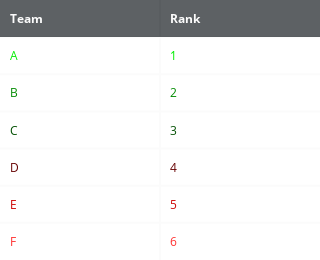

The notebook cell saved with this chart:
### Markdown cell above
## Custom Font Color

### Code cell
text = [['Team', 'Rank'], ['A', 1], ['B', 2], ['C', 3], ['D', 4], ['E', 5], ['F', 6]]
colorscale = [[0, '#272D31'],[.5, '#ffffff'],[1, '#ffffff']]
font=['#FCFCFC', '#00EE00', '#008B00', '#004F00', '#660000', '#CD0000', '#FF3030']
table = ff.create_table(text, 
                        colorscale=colorscale, 
                        font_colors=font)
table.layout.width=250
plotly.offline.iplot(table)

### Figure 1 — Plotly figure (JSON) as saved in the notebook; plotly's stock layout.template omitted (floating-point values rounded to 4 significant figures)
{"data": [{"colorscale": [[0, "#272D31"], [0.5, "#ffffff"], [1, "#ffffff"]], "hoverinfo": "none", "opacity": 0.75, "showscale": false, "type": "heatmap", "z": [[0, 0], [0.5, 0.5], [1, 1], [0.5, 0.5], [1, 1], [0.5, 0.5], [1, 1]]}], "layout": {"annotations": [{"align": "left", "font": {"color": "#FCFCFC"}, "showarrow": false, "text": "<b>Team</b>", "x": -0.45, "xanchor": "left", "xref": "x1", "y": 0, "yref": "y1"}, {"align": "left", "font": {"color": "#FCFCFC"}, "showarrow": false, "text": "<b>Rank</b>", "x": 0.55, "xanchor": "left", "xref": "x1", "y": 0, "yref": "y1"}, {"align": "left", "font": {"color": "#00EE00"}, "showarrow": false, "text": "A", "x": -0.45, "xanchor": "left", "xref": "x1", "y": 1, "yref": "y1"}, {"align": "left", "font": {"color": "#00EE00"}, "showarrow": false, "text": "1", "x": 0.55, "xanchor": "left", "xref": "x1", "y": 1, "yref": "y1"}, {"align": "left", "font": {"color": "#008B00"}, "showarrow": false, "text": "B", "x": -0.45, "xanchor": "left", "xref": "x1", "y": 2, "yref": "y1"}, {"align": "left", "font": {"color": "#008B00"}, "showarrow": false, "text": "2", "x": 0.55, "xanchor": "left", "xref": "x1", "y": 2, "yref": "y1"}, {"align": "left", "font": {"color": "#004F00"}, "showarrow": false, "text": "C", "x": -0.45, "xanchor": "left", "xref": "x1", "y": 3, "yref": "y1"}, {"align": "left", "font": {"color": "#004F00"}, "showarrow": false, "text": "3", "x": 0.55, "xanchor": "left", "xref": "x1", "y": 3, "yref": "y1"}, {"align": "left", "font": {"color": "#660000"}, "showarrow": false, "text": "D", "x": -0.45, "xanchor": "left", "xref": "x1", "y": 4, "yref": "y1"}, {"align": "left", "font": {"color": "#660000"}, "showarrow": false, "text": "4", "x": 0.55, "xanchor": "left", "xref": "x1", "y": 4, "yref": "y1"}, {"align": "left", "font": {"color": "#CD0000"}, "showarrow": false, "text": "E", "x": -0.45, "xanchor": "left", "xref": "x1", "y": 5, "yref": "y1"}, {"align": "left", "font": {"color": "#CD0000"}, "showarrow": false, "text": "5", "x": 0.55, "xanchor": "left", "xref": "x1", "y": 5, "yref": "y1"}, {"align": "left", "font": {"color": "#FF3030"}, "showarrow": false, "text": "F", "x": -0.45, "xanchor": "left", "xref": "x1", "y": 6, "yref": "y1"}, {"align": "left", "font": {"color": "#FF3030"}, "showarrow": false, "text": "6", "x": 0.55, "xanchor": "left", "xref": "x1", "y": 6, "yref": "y1"}], "height": 260, "margin": {"b": 0, "l": 0, "r": 0, "t": 0}, "width": 250, "xaxis": {"dtick": 1, "gridwidth": 2, "showticklabels": false, "tick0": -0.5, "ticks": "", "zeroline": false}, "yaxis": {"autorange": "reversed", "dtick": 1, "gridwidth": 2, "showticklabels": false, "tick0": 0.5, "ticks": "", "zeroline": false}}}
